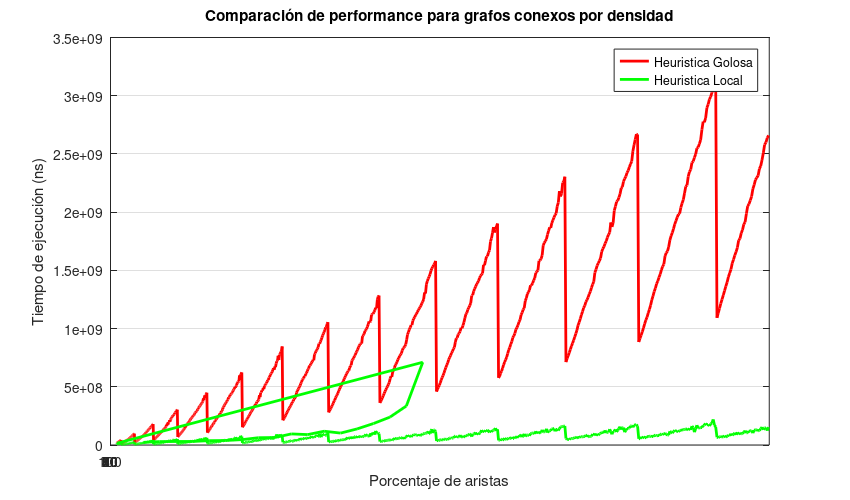

Write MATLAB code to recreate this figure.
# Ya estoy en la carpeta correcta

# A graficar!

clear;
hold off;


# 2  	WHEEL							Rueda
# 3 	BANANA						  	Banana Tree
# 4  	COMPLETE						Completo
# 9  	BIPARTITE_COMPLETE				Bipartito Completo
# 12  	CONNECTED_DENSITY				Conexo por densidad de ejes
# 14  	GREEDY_NOT_IN_CMF				Estrella+Puente+CMF
# 15  	GREEDY_IN_CMF					Estrella+CMF
# 17  	STAR_BRIDGE_DOUBLE_STAR			Estrella+Puente+Doble Estrella

goloso_dat=load("goloso_12.dat");
local_dat=load("local_12.dat");
#tabu_dat=load("tabu_12.dat");

plot(goloso_dat(:,3), goloso_dat(:,4), '-r', 'LineWidth', 2,local_dat(:,3), local_dat(:,4), '-g', 'LineWidth', 2);
#plot(goloso_dat(:,2), goloso_dat(:,3), '-r', 'LineWidth', 2,local_dat(:,2), local_dat(:,3), '-g', 'LineWidth', 2,tabu_dat(:,2), tabu_dat(:,3), '-b', 'LineWidth', 2);
title("Comparación de performance para grafos conexos por densidad");
xlabel("Porcentaje de aristas");
ylabel("Tiempo de ejecución (ns)");
legend("Heuristica Golosa", "Heuristica Local");
grid;

set(gca,'XTick',0:10:100);
set(gcf,'PaperUnits','inches','PaperPosition',[0 0 8.5 5])

print("versus_performance_aristas.jpg");